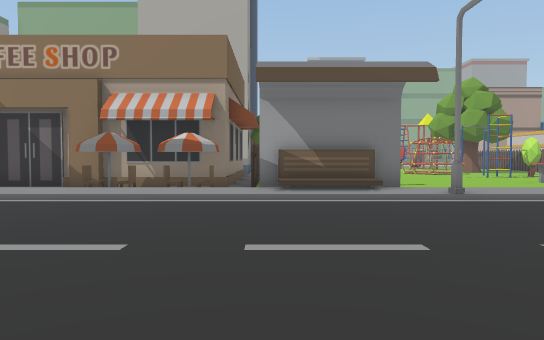
[1] (above)

24 first-person views from a walk through a 3-D level made in the Unity game engine. The camera is 1.5 m above the floor, tilts 2° down and sees 70° across. The floor is counted in squares, 2 m on a side. Each view is taken from the middle of a square. On the plan, view 1 faces up. The plan holds only what a view shows up to about 12 squares ahead; the rest is blank. The place goes on beyond the plan. Some animated figures are not drawn.

[2]
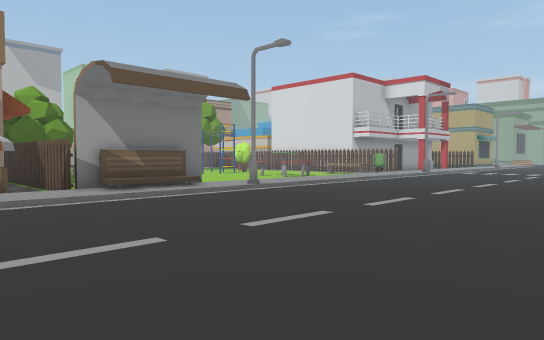

[3]
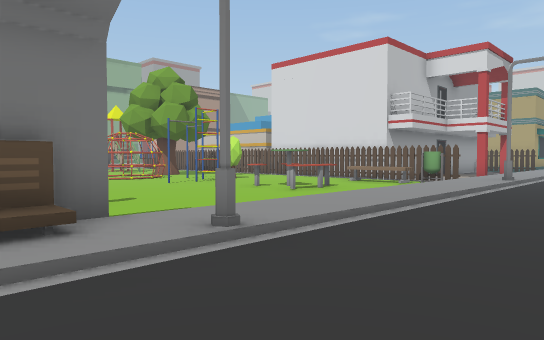

[4]
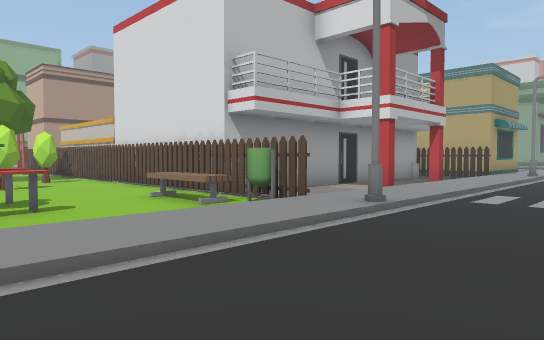

[5]
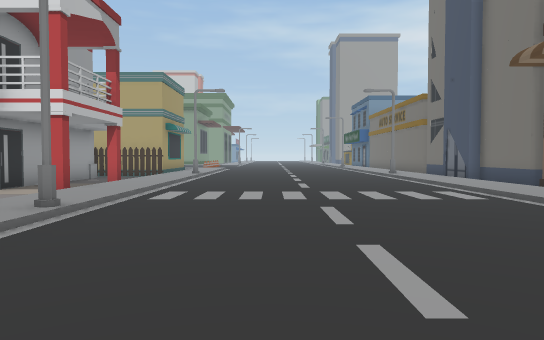

[6]
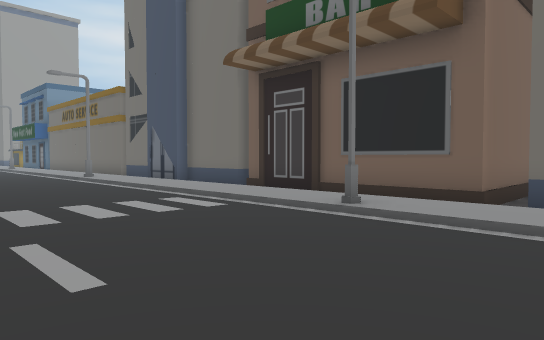

[7]
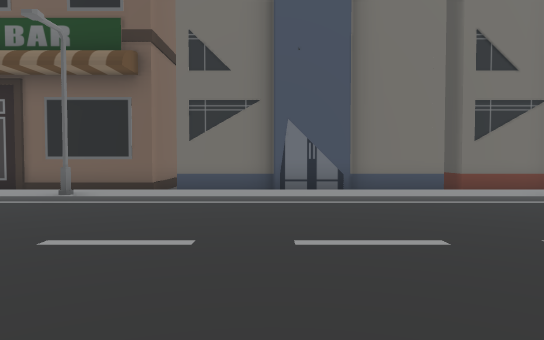

[8]
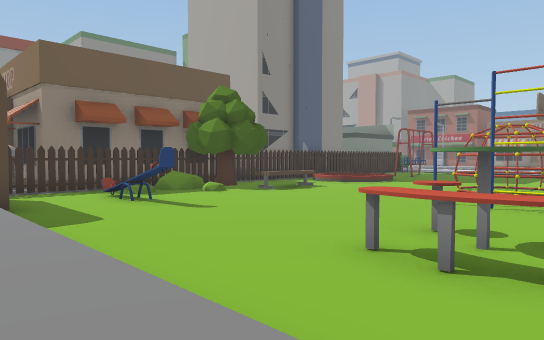

[9]
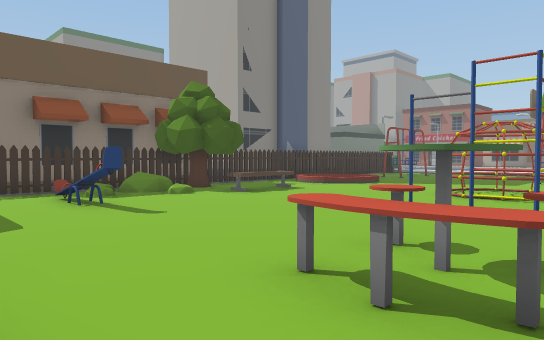

[10]
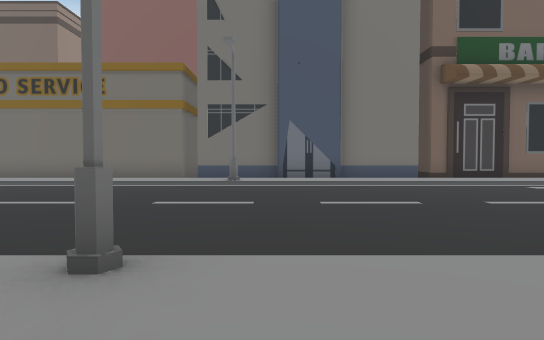

[11]
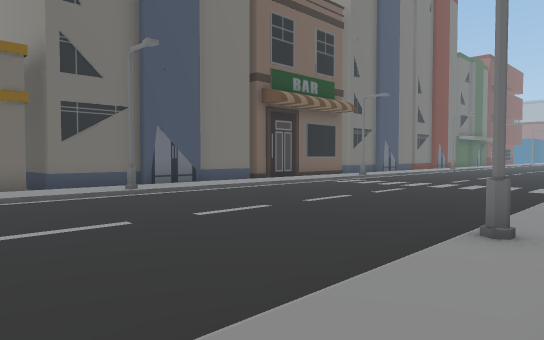

[12]
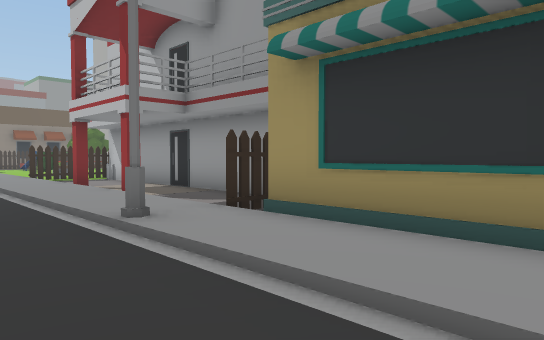

[13]
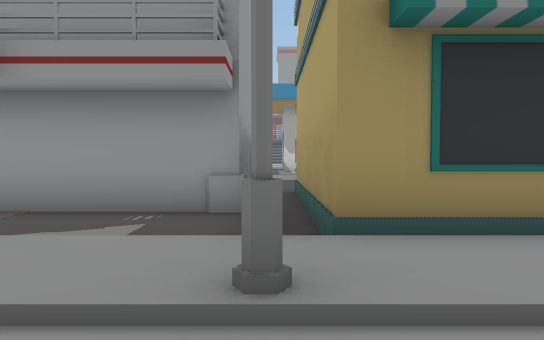

[14]
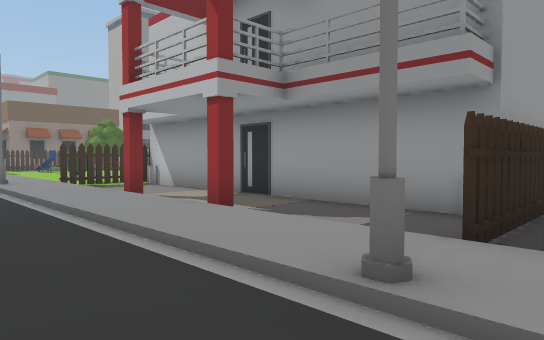

[15]
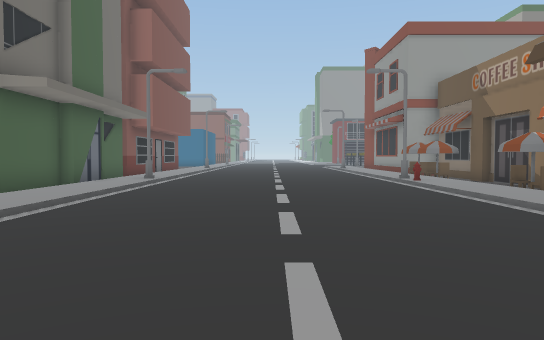

[16]
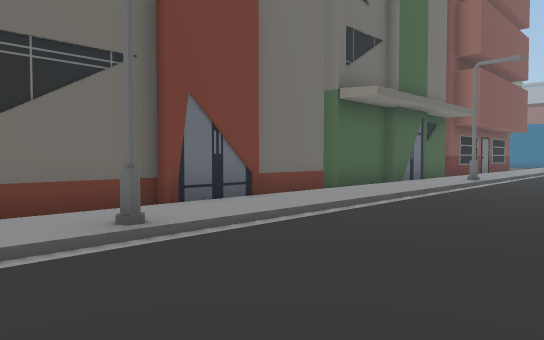

[17]
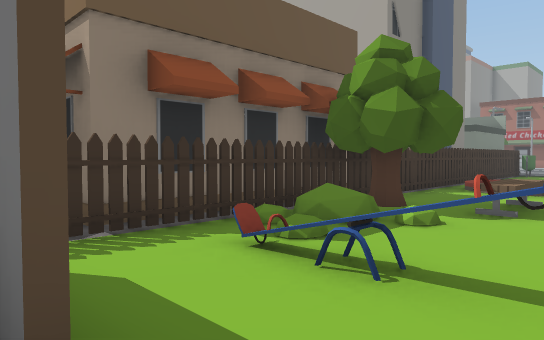

[18]
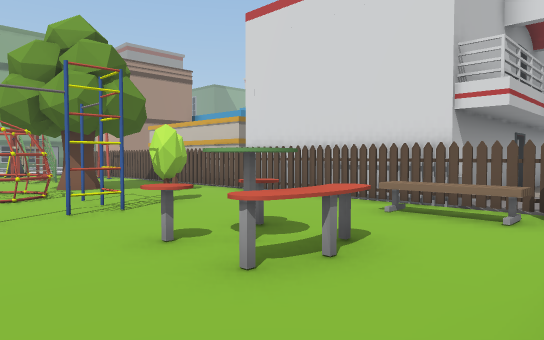

[19]
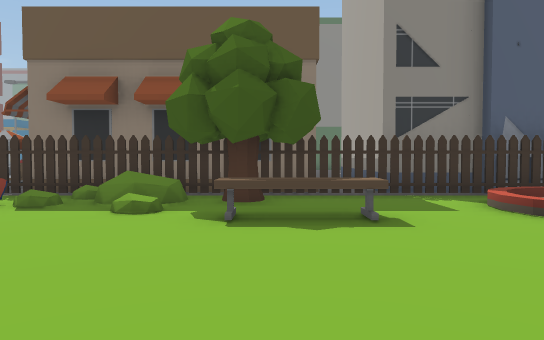

[20]
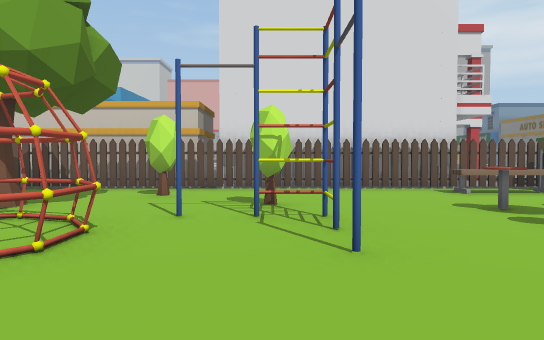

[21]
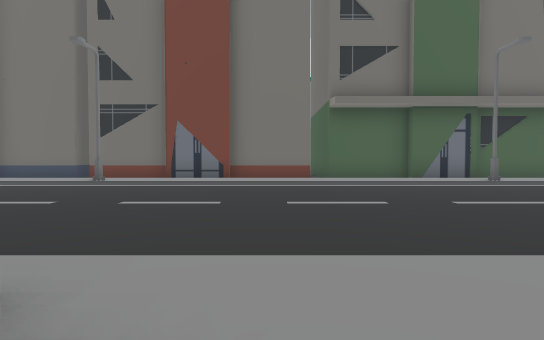

[22]
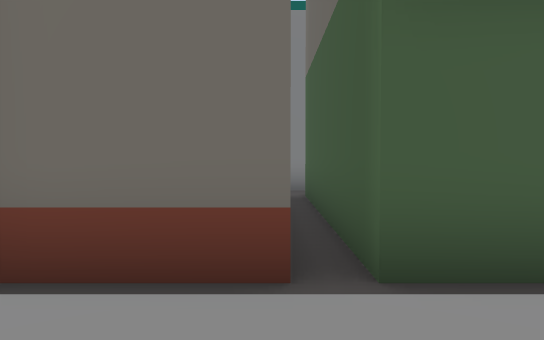

[23]
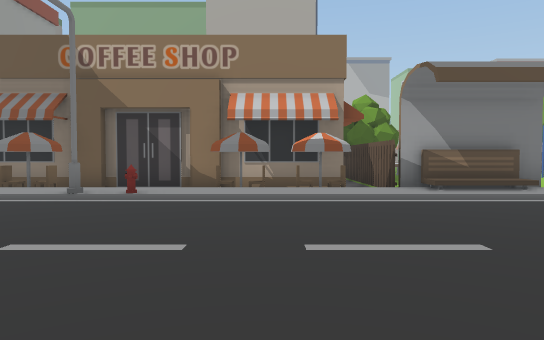

[24]
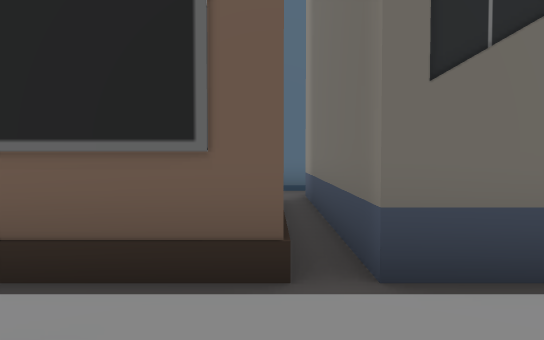

### Floor plan
Key: @ floor where view 1 was taken; # wall or solid block; x gap in a wall; . main floor; : floor 0.25 m higher than the main floor; / step, stairs or slope; = window, fence, low wall or low ledge; ^ raised ledge; S streetlight; B building; O other object.
Columns run from 7 left of view 1 to 27 right of it. Each row starts with its distance up from view 1.
 18   BBBBBO.....##.....OB
 17      ..O......##..O.OBB
 16      ^.O.O..........O
 15      =.O.O......#O..O
 14      =.O......##....O          #
 13      =.OO...........O          ^
 12      =.OO......O.O..O          ^
 11      =.O=x......O..OO#########O^
 10 ###^##.O.......OO..OO.........O^
  9    O O.O............O..#..#...O###
  8 ///////#O#/////////////////////////
  7 SO/:::::::S:::::::::S:::::::::S::::
  6 ...................................
  5 ...................................
  4 ..................................
  3 ..................................
  2 ...................................
  1 ...................................
  0 .......@...........................
 -1 S:::::::::S:::::::::S:::::::::S::::
 -2 /BB/////BB/////BB//////////B/B////
 -3 B BBBBBB BBBBBB  BB######BBBBBBBBBB
 -4     B             B#           B
 -5     B             B#           B
 -6     B             B#           B
 -7     B             B
 -8     B             B.
 -9     .             ..
-10     ##            BB

Where each view was taken, in squares from view 1:
view 1: 0 up, 0 right, facing up
view 2: 0 up, 3 left, facing up-right
view 3: 4 up, 1 right, facing up-right
view 4: 4 up, 8 right, facing up-right
view 5: 4 up, 8 right, facing right
view 6: 4 up, 10 right, facing down-right
view 7: 7 up, 9 right, facing down
view 8: 7 up, 10 right, facing up-left
view 9: 8 up, 10 right, facing up-left
view 10: 9 up, 22 right, facing down
view 11: 8 up, 27 right, facing down-left
view 12: 5 up, 27 right, facing up-left
view 13: 5 up, 23 right, facing up
view 14: 5 up, 24 right, facing up-left
view 15: 3 up, 5 right, facing left
view 16: 3 up, 5 right, facing down-left
view 17: 8 up, 4 right, facing up-left
view 18: 8 up, 6 right, facing up-right
view 19: 15 up, 7 right, facing left
view 20: 15 up, 4 right, facing right
view 21: 9 up, 1 left, facing down
view 22: 0 up, 2 left, facing down
view 23: 0 up, 3 left, facing up
view 24: 0 up, 12 right, facing down
